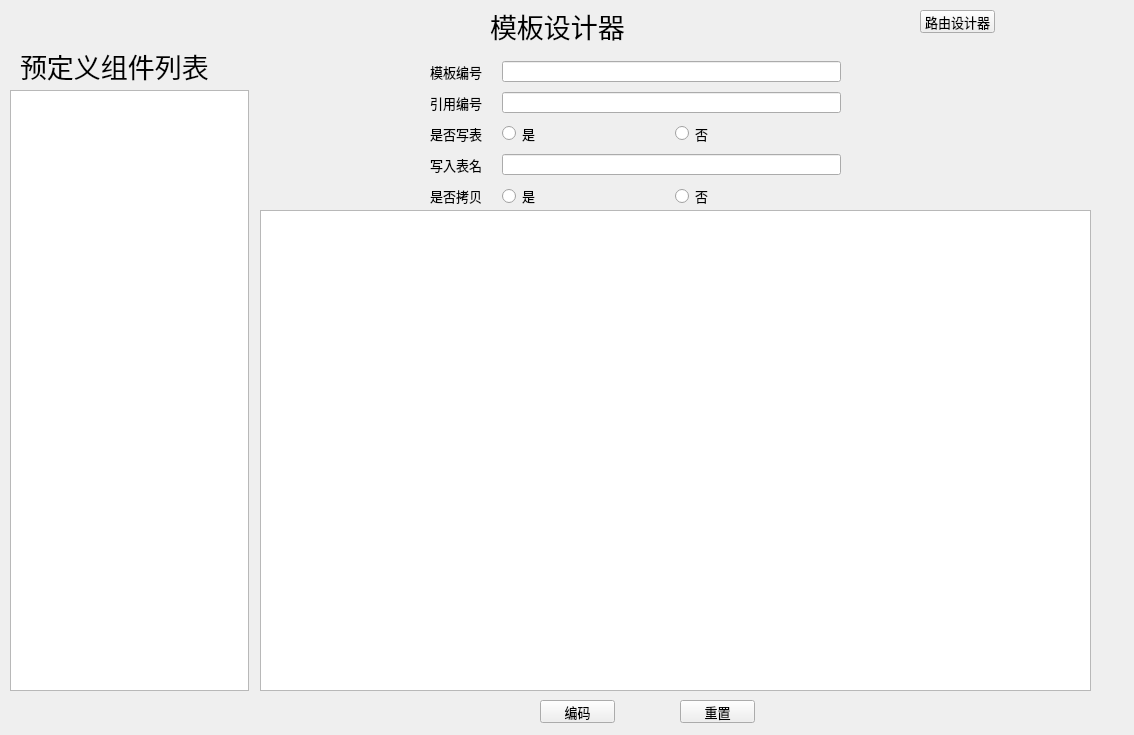
<?xml version="1.0" encoding="UTF-8"?>
<ui version="4.0">
 <class>wfDemoClass</class>
 <widget class="QMainWindow" name="wfDemoClass">
  <property name="geometry">
   <rect>
    <x>0</x>
    <y>0</y>
    <width>1134</width>
    <height>735</height>
   </rect>
  </property>
  <property name="windowTitle">
   <string>wfDemo</string>
  </property>
  <widget class="QWidget" name="centralWidget">
   <widget class="QLabel" name="label">
    <property name="geometry">
     <rect>
      <x>20</x>
      <y>50</y>
      <width>231</width>
      <height>31</height>
     </rect>
    </property>
    <property name="font">
     <font>
      <pointsize>20</pointsize>
     </font>
    </property>
    <property name="text">
     <string>预定义组件列表</string>
    </property>
    <property name="textFormat">
     <enum>Qt::AutoText</enum>
    </property>
   </widget>
   <widget class="QPushButton" name="pushButton">
    <property name="geometry">
     <rect>
      <x>540</x>
      <y>700</y>
      <width>75</width>
      <height>23</height>
     </rect>
    </property>
    <property name="font">
     <font>
      <pointsize>10</pointsize>
     </font>
    </property>
    <property name="text">
     <string>编码</string>
    </property>
   </widget>
   <widget class="QPushButton" name="pushButton_2">
    <property name="geometry">
     <rect>
      <x>680</x>
      <y>700</y>
      <width>75</width>
      <height>23</height>
     </rect>
    </property>
    <property name="font">
     <font>
      <pointsize>10</pointsize>
     </font>
    </property>
    <property name="text">
     <string>重置</string>
    </property>
   </widget>
   <widget class="QGraphicsView" name="graphicsView">
    <property name="geometry">
     <rect>
      <x>260</x>
      <y>210</y>
      <width>831</width>
      <height>481</height>
     </rect>
    </property>
   </widget>
   <widget class="QListWidget" name="listWidget">
    <property name="geometry">
     <rect>
      <x>10</x>
      <y>90</y>
      <width>239</width>
      <height>601</height>
     </rect>
    </property>
   </widget>
   <widget class="QWidget" name="formLayoutWidget">
    <property name="geometry">
     <rect>
      <x>380</x>
      <y>50</y>
      <width>511</width>
      <height>168</height>
     </rect>
    </property>
    <layout class="QFormLayout" name="formLayout">
     <property name="horizontalSpacing">
      <number>20</number>
     </property>
     <property name="verticalSpacing">
      <number>10</number>
     </property>
     <property name="leftMargin">
      <number>50</number>
     </property>
     <property name="rightMargin">
      <number>50</number>
     </property>
     <item row="0" column="0">
      <widget class="QLabel" name="label_2">
       <property name="font">
        <font>
         <pointsize>10</pointsize>
        </font>
       </property>
       <property name="text">
        <string>模板编号</string>
       </property>
      </widget>
     </item>
     <item row="0" column="1">
      <widget class="QLineEdit" name="lineEdit"/>
     </item>
     <item row="1" column="0">
      <widget class="QLabel" name="label_3">
       <property name="font">
        <font>
         <pointsize>10</pointsize>
        </font>
       </property>
       <property name="text">
        <string>引用编号</string>
       </property>
      </widget>
     </item>
     <item row="1" column="1">
      <widget class="QLineEdit" name="lineEdit_2"/>
     </item>
     <item row="2" column="0">
      <widget class="QLabel" name="label_4">
       <property name="font">
        <font>
         <pointsize>10</pointsize>
        </font>
       </property>
       <property name="text">
        <string>是否写表</string>
       </property>
      </widget>
     </item>
     <item row="2" column="1">
      <layout class="QHBoxLayout" name="horizontalLayout">
       <item>
        <widget class="QRadioButton" name="radioButton">
         <property name="font">
          <font>
           <pointsize>10</pointsize>
          </font>
         </property>
         <property name="text">
          <string>是</string>
         </property>
        </widget>
       </item>
       <item>
        <widget class="QRadioButton" name="radioButton_2">
         <property name="font">
          <font>
           <pointsize>10</pointsize>
          </font>
         </property>
         <property name="text">
          <string>否</string>
         </property>
        </widget>
       </item>
      </layout>
     </item>
     <item row="3" column="0">
      <widget class="QLabel" name="label_5">
       <property name="font">
        <font>
         <pointsize>10</pointsize>
        </font>
       </property>
       <property name="text">
        <string>写入表名</string>
       </property>
      </widget>
     </item>
     <item row="3" column="1">
      <widget class="QLineEdit" name="lineEdit_3"/>
     </item>
     <item row="4" column="0">
      <widget class="QLabel" name="label_6">
       <property name="font">
        <font>
         <pointsize>10</pointsize>
        </font>
       </property>
       <property name="text">
        <string>是否拷贝</string>
       </property>
      </widget>
     </item>
     <item row="4" column="1">
      <layout class="QHBoxLayout" name="horizontalLayout_2">
       <item>
        <widget class="QRadioButton" name="radioButton_3">
         <property name="font">
          <font>
           <pointsize>10</pointsize>
          </font>
         </property>
         <property name="text">
          <string>是</string>
         </property>
        </widget>
       </item>
       <item>
        <widget class="QRadioButton" name="radioButton_4">
         <property name="font">
          <font>
           <pointsize>10</pointsize>
          </font>
         </property>
         <property name="text">
          <string>否</string>
         </property>
        </widget>
       </item>
      </layout>
     </item>
    </layout>
   </widget>
   <widget class="QLabel" name="label_7">
    <property name="geometry">
     <rect>
      <x>490</x>
      <y>0</y>
      <width>141</width>
      <height>51</height>
     </rect>
    </property>
    <property name="font">
     <font>
      <pointsize>20</pointsize>
     </font>
    </property>
    <property name="text">
     <string>模板设计器</string>
    </property>
   </widget>
   <widget class="QPushButton" name="pushButton_3">
    <property name="geometry">
     <rect>
      <x>920</x>
      <y>10</y>
      <width>75</width>
      <height>23</height>
     </rect>
    </property>
    <property name="font">
     <font>
      <pointsize>10</pointsize>
     </font>
    </property>
    <property name="text">
     <string>路由设计器</string>
    </property>
   </widget>
  </widget>
 </widget>
 <layoutdefault spacing="6" margin="11"/>
 <resources>
  <include location="wfDemo.qrc"/>
 </resources>
 <connections/>
</ui>
